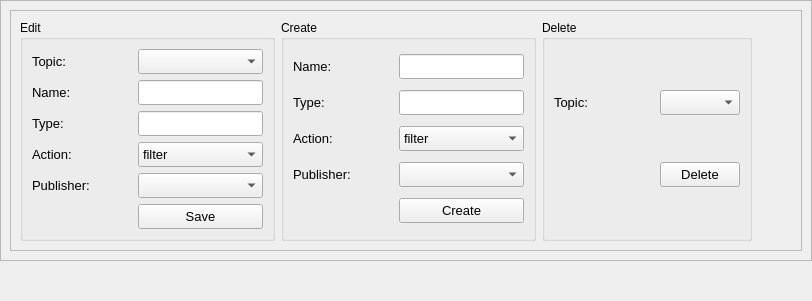
          <widget class="QWidget" name="W_ConfigTopicPage">
           <property name="styleSheet">
            <string notr="true"/>
           </property>
           <attribute name="title">
            <string>Topic</string>
           </attribute>
           <layout class="QVBoxLayout" name="verticalLayout_9">
            <property name="leftMargin">
             <number>0</number>
            </property>
            <property name="topMargin">
             <number>0</number>
            </property>
            <property name="rightMargin">
             <number>0</number>
            </property>
            <property name="bottomMargin">
             <number>0</number>
            </property>
            <item>
             <widget class="QFrame" name="frame_10">
              <property name="frameShape">
               <enum>QFrame::StyledPanel</enum>
              </property>
              <property name="frameShadow">
               <enum>QFrame::Raised</enum>
              </property>
              <layout class="QVBoxLayout" name="verticalLayout_7">
               <item>
                <widget class="QFrame" name="frame_13">
                 <property name="frameShape">
                  <enum>QFrame::StyledPanel</enum>
                 </property>
                 <property name="frameShadow">
                  <enum>QFrame::Raised</enum>
                 </property>
                 <layout class="QHBoxLayout" name="horizontalLayout_10">
                  <item>
                   <widget class="QGroupBox" name="groupBox_9">
                    <property name="styleSheet">
                     <string notr="true"/>
                    </property>
                    <property name="title">
                     <string>Edit</string>
                    </property>
                    <layout class="QGridLayout" name="gridLayout_8">
                     <item row="3" column="0">
                      <widget class="QLabel" name="label_28">
                       <property name="minimumSize">
                        <size>
                         <width>100</width>
                         <height>0</height>
                        </size>
                       </property>
                       <property name="font">
                        <font>
                         <pointsize>10</pointsize>
                        </font>
                       </property>
                       <property name="text">
                        <string>Action:</string>
                       </property>
                      </widget>
                     </item>
                     <item row="4" column="1">
                      <widget class="QComboBox" name="comboBox_8">
                       <property name="minimumSize">
                        <size>
                         <width>0</width>
                         <height>25</height>
                        </size>
                       </property>
                       <property name="maximumSize">
                        <size>
                         <width>16777215</width>
                         <height>25</height>
                        </size>
                       </property>
                       <property name="font">
                        <font>
                         <pointsize>10</pointsize>
                        </font>
                       </property>
                      </widget>
                     </item>
                     <item row="1" column="0">
                      <widget class="QLabel" name="label_23">
                       <property name="minimumSize">
                        <size>
                         <width>100</width>
                         <height>0</height>
                        </size>
                       </property>
                       <property name="font">
                        <font>
                         <pointsize>10</pointsize>
                        </font>
                       </property>
                       <property name="text">
                        <string>Name:</string>
                       </property>
                      </widget>
                     </item>
                     <item row="2" column="0">
                      <widget class="QLabel" name="label_24">
                       <property name="minimumSize">
                        <size>
                         <width>100</width>
                         <height>0</height>
                        </size>
                       </property>
                       <property name="font">
                        <font>
                         <pointsize>10</pointsize>
                        </font>
                       </property>
                       <property name="text">
                        <string>Type:</string>
                       </property>
                      </widget>
                     </item>
                     <item row="1" column="1">
                      <widget class="QLineEdit" name="lineEdit_13">
                       <property name="minimumSize">
                        <size>
                         <width>0</width>
                         <height>25</height>
                        </size>
                       </property>
                       <property name="maximumSize">
                        <size>
                         <width>16777215</width>
                         <height>25</height>
                        </size>
                       </property>
                       <property name="font">
                        <font>
                         <pointsize>10</pointsize>
                        </font>
                       </property>
                      </widget>
                     </item>
                     <item row="4" column="0">
                      <widget class="QLabel" name="label_29">
                       <property name="minimumSize">
                        <size>
                         <width>100</width>
                         <height>0</height>
                        </size>
                       </property>
                       <property name="font">
                        <font>
                         <pointsize>10</pointsize>
                        </font>
                       </property>
                       <property name="text">
                        <string>Publisher:</string>
                       </property>
                      </widget>
                     </item>
                     <item row="0" column="0">
                      <widget class="QLabel" name="label_22">
                       <property name="minimumSize">
                        <size>
                         <width>100</width>
                         <height>0</height>
                        </size>
                       </property>
                       <property name="font">
                        <font>
                         <pointsize>10</pointsize>
                        </font>
                       </property>
                       <property name="text">
                        <string>Topic:</string>
                       </property>
                      </widget>
                     </item>
                     <item row="0" column="1">
                      <widget class="QComboBox" name="comboBox_7">
                       <property name="minimumSize">
                        <size>
                         <width>0</width>
                         <height>25</height>
                        </size>
                       </property>
                       <property name="maximumSize">
                        <size>
                         <width>16777215</width>
                         <height>25</height>
                        </size>
                       </property>
                       <property name="font">
                        <font>
                         <pointsize>10</pointsize>
                        </font>
                       </property>
                      </widget>
                     </item>
                     <item row="2" column="1">
                      <widget class="QLineEdit" name="lineEdit_14">
                       <property name="minimumSize">
                        <size>
                         <width>0</width>
                         <height>25</height>
                        </size>
                       </property>
                       <property name="maximumSize">
                        <size>
                         <width>16777215</width>
                         <height>25</height>
                        </size>
                       </property>
                       <property name="font">
                        <font>
                         <pointsize>10</pointsize>
                        </font>
                       </property>
                      </widget>
                     </item>
                     <item row="5" column="1">
                      <widget class="QPushButton" name="pushButton_9">
                       <property name="minimumSize">
                        <size>
                         <width>0</width>
                         <height>25</height>
                        </size>
                       </property>
                       <property name="maximumSize">
                        <size>
                         <width>16777215</width>
                         <height>25</height>
                        </size>
                       </property>
                       <property name="font">
                        <font>
                         <pointsize>10</pointsize>
                        </font>
                       </property>
                       <property name="text">
                        <string>Save</string>
                       </property>
                      </widget>
                     </item>
                     <item row="3" column="1">
                      <widget class="QComboBox" name="comboBox_14">
                       <property name="minimumSize">
                        <size>
                         <width>0</width>
                         <height>25</height>
                        </size>
                       </property>
                       <property name="maximumSize">
                        <size>
                         <width>16777215</width>
                         <height>25</height>
                        </size>
                       </property>
                       <property name="font">
                        <font>
                         <pointsize>10</pointsize>
                        </font>
                       </property>
                       <item>
                        <property name="text">
                         <string>filter</string>
                        </property>
                       </item>
                       <item>
                        <property name="text">
                         <string>log</string>
                        </property>
                       </item>
                       <item>
                        <property name="text">
                         <string>nothing</string>
                        </property>
                       </item>
                      </widget>
                     </item>
                    </layout>
                   </widget>
                  </item>
                  <item>
                   <widget class="QGroupBox" name="groupBox_7">
                    <property name="title">
                     <string>Create</string>
                    </property>
                    <layout class="QGridLayout" name="gridLayout_9">
                     <item row="3" column="1">
                      <widget class="QComboBox" name="comboBox_9">
                       <property name="minimumSize">
                        <size>
                         <width>0</width>
                         <height>25</height>
                        </size>
                       </property>
                       <property name="maximumSize">
                        <size>
                         <width>16777215</width>
                         <height>25</height>
                        </size>
                       </property>
                       <property name="font">
                        <font>
                         <pointsize>10</pointsize>
                        </font>
                       </property>
                      </widget>
                     </item>
                     <item row="0" column="1">
                      <widget class="QLineEdit" name="lineEdit_19">
                       <property name="minimumSize">
                        <size>
                         <width>0</width>
                         <height>25</height>
                        </size>
                       </property>
                       <property name="maximumSize">
                        <size>
                         <width>16777215</width>
                         <height>25</height>
                        </size>
                       </property>
                       <property name="font">
                        <font>
                         <pointsize>10</pointsize>
                        </font>
                       </property>
                      </widget>
                     </item>
                     <item row="1" column="1">
                      <widget class="QLineEdit" name="lineEdit_20">
                       <property name="minimumSize">
                        <size>
                         <width>0</width>
                         <height>25</height>
                        </size>
                       </property>
                       <property name="maximumSize">
                        <size>
                         <width>16777215</width>
                         <height>25</height>
                        </size>
                       </property>
                       <property name="font">
                        <font>
                         <pointsize>10</pointsize>
                        </font>
                       </property>
                      </widget>
                     </item>
                     <item row="3" column="0">
                      <widget class="QLabel" name="label_33">
                       <property name="minimumSize">
                        <size>
                         <width>100</width>
                         <height>0</height>
                        </size>
                       </property>
                       <property name="font">
                        <font>
                         <pointsize>10</pointsize>
                        </font>
                       </property>
                       <property name="text">
                        <string>Publisher:</string>
                       </property>
                      </widget>
                     </item>
                     <item row="0" column="0">
                      <widget class="QLabel" name="label_30">
                       <property name="minimumSize">
                        <size>
                         <width>100</width>
                         <height>0</height>
                        </size>
                       </property>
                       <property name="font">
                        <font>
                         <pointsize>10</pointsize>
                        </font>
                       </property>
                       <property name="text">
                        <string>Name:</string>
                       </property>
                      </widget>
                     </item>
                     <item row="2" column="0">
                      <widget class="QLabel" name="label_32">
                       <property name="minimumSize">
                        <size>
                         <width>100</width>
                         <height>0</height>
                        </size>
                       </property>
                       <property name="font">
                        <font>
                         <pointsize>10</pointsize>
                        </font>
                       </property>
                       <property name="text">
                        <string>Action:</string>
                       </property>
                      </widget>
                     </item>
                     <item row="1" column="0">
                      <widget class="QLabel" name="label_31">
                       <property name="minimumSize">
                        <size>
                         <width>100</width>
                         <height>0</height>
                        </size>
                       </property>
                       <property name="font">
                        <font>
                         <pointsize>10</pointsize>
                        </font>
                       </property>
                       <property name="text">
                        <string>Type:</string>
                       </property>
                      </widget>
                     </item>
                     <item row="4" column="1">
                      <widget class="QPushButton" name="pushButton_11">
                       <property name="minimumSize">
                        <size>
                         <width>0</width>
                         <height>25</height>
                        </size>
                       </property>
                       <property name="maximumSize">
                        <size>
                         <width>16777215</width>
                         <height>25</height>
                        </size>
                       </property>
                       <property name="font">
                        <font>
                         <pointsize>10</pointsize>
                        </font>
                       </property>
                       <property name="text">
                        <string>Create</string>
                       </property>
                      </widget>
                     </item>
                     <item row="2" column="1">
                      <widget class="QComboBox" name="comboBox_23">
                       <property name="minimumSize">
                        <size>
                         <width>0</width>
                         <height>25</height>
                        </size>
                       </property>
                       <property name="maximumSize">
                        <size>
                         <width>16777215</width>
                         <height>25</height>
                        </size>
                       </property>
                       <property name="font">
                        <font>
                         <pointsize>10</pointsize>
                        </font>
                       </property>
                       <item>
                        <property name="text">
                         <string>filter</string>
                        </property>
                       </item>
                       <item>
                        <property name="text">
                         <string>log</string>
                        </property>
                       </item>
                       <item>
                        <property name="text">
                         <string>nothing</string>
                        </property>
                       </item>
                      </widget>
                     </item>
                    </layout>
                   </widget>
                  </item>
                  <item>
                   <widget class="QGroupBox" name="groupBox_10">
                    <property name="title">
                     <string>Delete</string>
                    </property>
                    <layout class="QGridLayout" name="gridLayout_10">
                     <item row="0" column="0">
                      <widget class="QLabel" name="label_34">
                       <property name="minimumSize">
                        <size>
                         <width>100</width>
                         <height>0</height>
                        </size>
                       </property>
                       <property name="font">
                        <font>
                         <pointsize>10</pointsize>
                        </font>
                       </property>
                       <property name="text">
                        <string>Topic:</string>
                       </property>
                      </widget>
                     </item>
                     <item row="0" column="1">
                      <widget class="QComboBox" name="comboBox_10">
                       <property name="minimumSize">
                        <size>
                         <width>0</width>
                         <height>25</height>
                        </size>
                       </property>
                       <property name="maximumSize">
                        <size>
                         <width>16777215</width>
                         <height>25</height>
                        </size>
                       </property>
                       <property name="font">
                        <font>
                         <pointsize>10</pointsize>
                        </font>
                       </property>
                      </widget>
                     </item>
                     <item row="1" column="1">
                      <widget class="QPushButton" name="pushButton_12">
                       <property name="minimumSize">
                        <size>
                         <width>0</width>
                         <height>25</height>
                        </size>
                       </property>
                       <property name="maximumSize">
                        <size>
                         <width>16777215</width>
                         <height>25</height>
                        </size>
                       </property>
                       <property name="font">
                        <font>
                         <pointsize>10</pointsize>
                        </font>
                       </property>
                       <property name="text">
                        <string>Delete</string>
                       </property>
                      </widget>
                     </item>
                    </layout>
                   </widget>
                  </item>
                  <item>
                   <spacer name="horizontalSpacer_5">
                    <property name="orientation">
                     <enum>Qt::Horizontal</enum>
                    </property>
                    <property name="sizeHint" stdset="0">
                     <size>
                      <width>40</width>
                      <height>20</height>
                     </size>
                    </property>
                   </spacer>
                  </item>
                 </layout>
                </widget>
               </item>
              </layout>
             </widget>
            </item>
            <item>
             <spacer name="verticalSpacer_3">
              <property name="orientation">
               <enum>Qt::Vertical</enum>
              </property>
              <property name="sizeHint" stdset="0">
               <size>
                <width>20</width>
                <height>40</height>
               </size>
              </property>
             </spacer>
            </item>
           </layout>
          </widget>
